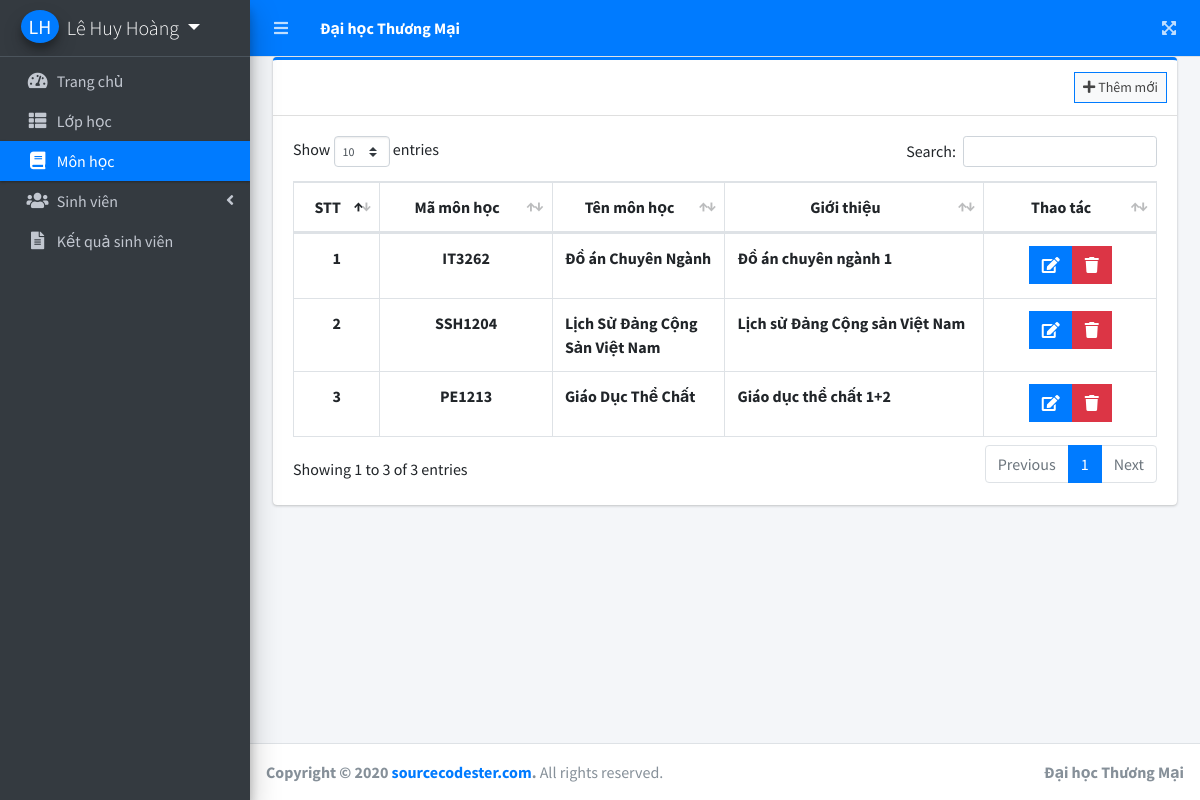
Page /index.php?page=subjects (signed in) on the committed database.
### tables this page shows
CREATE TABLE `subjects` (
  `id` int(30) NOT NULL,
  `subject_code` varchar(50) NOT NULL,
  `subject` varchar(200) NOT NULL,
  `description` text NOT NULL,
  `date_created` datetime NOT NULL DEFAULT current_timestamp()
);

### subjects.php (the view, shortened to what this page needs)
<?php include 'db_connect.php' ?>
<div class="col-lg-12">
	<div class="card card-outline card-primary">
		<div class="card-header">
			<div class="card-tools">
				<a class="btn btn-block btn-sm btn-default btn-flat border-primary new_subject" href="javascript:void(0)"><i class="fa fa-plus"></i> Thêm mới</a>
			</div>
		</div>
		<div class="card-body">
			<table class="table tabe-hover table-bordered" id="list">
				<colgroup>
					<col width="10%">
					<col width="20%">
					<col width="20%">
					<col width="30%">
					<col width="20%">
				</colgroup>
				<thead>
					<tr>
						<th class="text-center">STT</th>
						<th class="text-center">Mã môn học</th>
						<th class="text-center">Tên môn học</th>
						<th class="text-center">Giới thiệu</th>
						<th class="text-center">Thao tác</th>
					</tr>
				</thead>
				<tbody>
					<?php
					$i = 1;
					$qry = $conn->query("SELECT * FROM subjects order by unix_timestamp(date_created) desc ");
					while ($row = $qry->fetch_assoc()) :
					?>
						<tr>
							<th class="text-center"><?php echo $i++ ?></th>
							<td class="text-center"><b><?php echo ucwords($row['subject_code']) ?></b></td>
							<td><b><?php echo ucwords($row['subject']) ?></b></td>
							<td>
								<p class=""><b><?php echo $row['description'] ?></b></p>
							</td>
							<td class="text-center">
								<div class="btn-group">
									<a href="javascript:void(0)" data-id='<?php echo $row['id'] ?>' class="btn btn-primary btn-flat manage_subject">
										<i class="fas fa-edit"></i>
									</a>
									<button type="button" class="btn btn-danger btn-flat delete_subject" data-id="<?php echo $row['id'] ?>">
										<i class="fas fa-trash"></i>
									</button>
								</div>
							</td>
						</tr>
					<?php endwhile; ?>
				</tbody>
			</table>
		</div>
	</div>
</div>

### rows in the picture
subjects: subject_code "IT3262", subject "Đồ án Chuyên Ngành", description "Đồ án chuyên ngành 1"
subjects: subject_code "SSH1204", subject "Lịch Sử Đảng Cộng Sản Việt Nam", description "Lịch sử Đảng Cộng sản Việt Nam"
subjects: subject_code "PE1213", subject "Giáo Dục Thể Chất", description "Giáo dục thể chất 1+2"

### other values in the picture
$_SESSION['system']['name'] "Đại học Thương Mại"
$_SESSION['login_firstname'] . ' ' . $_SESSION['login_lastname'] "Lê Huy Hoàng"
